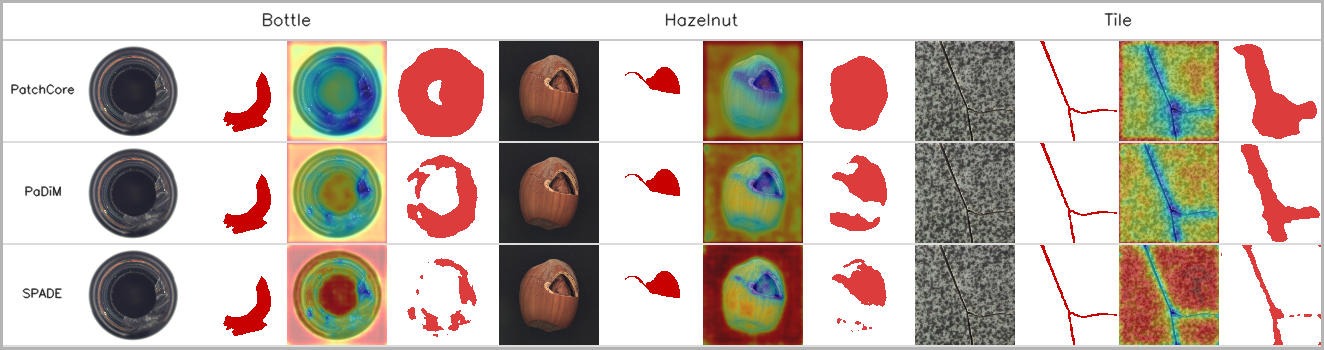
#> input picture resources/vis_examples/anomaly_detection_results.png, 1324 x 350 px, given in place of 000.png, which was not available
$ python gen_vis_examples.py
#> lines starting #> are read from the running program, lines starting #| are printed output that depends on the picture; after the words box and inside, x2 and y2 are one past the last pixel; in counts of white or black regions, pixels touching at a corner belong together; pictures that were not available may be replaced by others from this repository, and a replacement may not be noted
"""Generate paper-style visualization for README."""

import os
import cv2
import numpy as np
from matplotlib import cm

os.environ.pop('MMENGINE_DIST_INFO', None)


# [6 lines left out: function normalize_map, not called in this run]


def apply_jet_gray(norm_map):
    """Apply jet colormap → (H, W, 3) uint8 RGB."""
    return (cm.jet(norm_map)[:, :, :3] * 255).astype(np.uint8)


def make_realistic_anomaly_map(gt_mask, h, w, strength=0.85):
    noise = np.random.rand(h, w).astype(np.float32) * 0.12
    kernel = cv2.getGaussianKernel(41, 12)
    spread = cv2.filter2D(gt_mask.astype(np.float32), -1, kernel * kernel.T)
    spread = spread / (spread.max() + 1e-8)
    amap = noise + spread * strength
    amap += np.random.rand(h, w).astype(np.float32) * 0.06
    return np.clip(amap, 0, 1)


def heatmap_overlay(image, amap, alpha=0.4):
    """Blend jet heatmap on top of image."""
    heatmap = apply_jet_gray(amap)
    vis = image.astype(np.float32) * (1 - alpha) + heatmap.astype(np.float32) * alpha
    return np.clip(vis, 0, 255).astype(np.uint8)


# [35 lines left out: functions add_label, add_row_label, not called in this run]


def load_sample(data_root, category, defect, idx):
    """Load image and GT mask, resize to target size."""
    sz = 256
    if defect == 'good':
        img_path = os.path.join(data_root, category, 'test', 'good', f'{idx:03d}.png')
        image = cv2.imread(img_path)
        image = cv2.resize(image, (sz, sz))
        return image, None

    img_path = os.path.join(data_root, category, 'test', defect, f'{idx:03d}.png')
    gt_path = os.path.join(data_root, category, 'ground_truth', defect, f'{idx:03d}_mask.png')
    image = cv2.imread(img_path)
    gt_mask = cv2.imread(gt_path, cv2.IMREAD_GRAYSCALE)
    image = cv2.resize(image, (sz, sz))
    if gt_mask is not None:
        gt_mask = cv2.resize(gt_mask, (sz, sz))
    return image, gt_mask


def generate_paper_figure(data_root, out_path):
    """Generate a paper-style figure with multiple rows."""
    sz = 256
    pad = 3
    bg = 255
    label_w = 90

    samples = [
        ('bottle', 'broken_large', 0, 'Bottle'),
        ('hazelnut', 'crack', 0, 'Hazelnut'),
        ('tile', 'crack', 0, 'Tile'),
    ]

    col_headers = ['Image', 'Ground Truth', 'Anomaly Map', 'Prediction']

    def make_sep(width, height=2, color=220):
        return np.full((height, width, 3), color, dtype=np.uint8)

    def make_label(text, h, w=label_w):
        bar = np.full((h, w, 3), bg, dtype=np.uint8)
        font = cv2.FONT_HERSHEY_SIMPLEX
        (tw, th), _ = cv2.getTextSize(text, font, 0.5, 1)
        cv2.putText(bar, text, ((w - tw) // 2, h // 2 + th // 2),
                    font, 0.5, (30, 30, 30), 1, cv2.LINE_AA)
        return bar

    def make_col_header(text, w=sz, h=40):
        panel = np.full((h, w, 3), bg, dtype=np.uint8)
        font = cv2.FONT_HERSHEY_SIMPLEX
        (tw, th), _ = cv2.getTextSize(text, font, 0.55, 1)
        cv2.putText(panel, text, ((w - tw) // 2, 28), font, 0.55, (30, 30, 30), 1, cv2.LINE_AA)
        return panel

    def hstack_with_pad(panels, p=pad):
        parts = [panels[0]]
        for pp in panels[1:]:
            parts.append(np.full((panels[0].shape[0], p, 3), bg, dtype=np.uint8))
            parts.append(pp)
        return np.hstack(parts)

    # --- Build figure ---
    total_w = label_w + len(col_headers) * sz + (len(col_headers) - 1) * pad
    rows = []

    # Header row: [empty label | col1 | pad | col2 | pad | col3 | pad | col4]
    empty_label = np.full((40, label_w, 3), bg, dtype=np.uint8)
    header_panels = [make_col_header(h) for h in col_headers]
    header_row = np.hstack([empty_label, hstack_with_pad(header_panels)])
    rows.append(header_row)
    rows.append(make_sep(total_w))

    for cat, defect, idx, label in samples:
        image, gt_mask = load_sample(data_root, cat, defect, idx)
#> in load_sample, image is the input picture: shape (350, 1324, 3); mean B, G, R 174.8, 184.1, 197.4
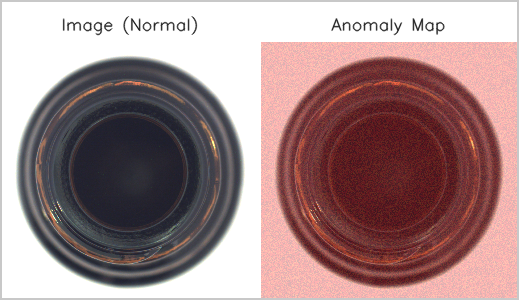
#> input picture resources/vis_examples/normal_sample.png, 519 x 300 px, given in place of 000_mask.png, which was not available
#> in load_sample, `image = cv2.resize(image, (sz, sz))`:
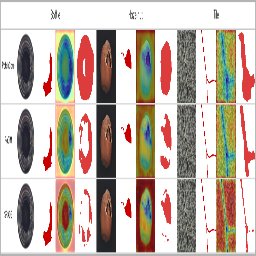
#> image: shape (256, 256, 3); mean B, G, R 174.5, 183.8, 197.1
        amap = make_realistic_anomaly_map(gt_mask, sz, sz)
#> in make_realistic_anomaly_map, `amap += np.random.rand(h, w).astype(np.float32) * 0.06`:
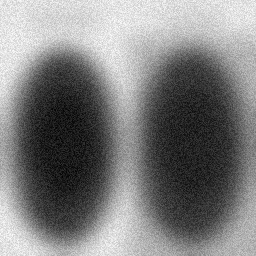
#> amap: shape (256, 256) float32; min 0.129, max 1.02, mean 0.574; drawn with min black and max white

        panel_img = image.copy()

        panel_gt = np.full((sz, sz, 3), bg, dtype=np.uint8)
        if gt_mask is not None:
            panel_gt[gt_mask > 0] = (0, 0, 200)

        panel_heatmap = heatmap_overlay(image, amap, alpha=0.45)
#> in heatmap_overlay, `vis = image.astype(np.float32) * (1 - alpha) + heatmap.astype(np.float..`:
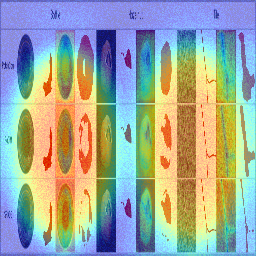
#> vis: shape (256, 256, 3) float32; mean B, G, R 157.3, 168.9, 157.4

        pred_mask = (amap >= 0.5).astype(np.uint8)
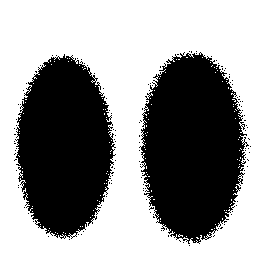
#> pred_mask: shape (256, 256); values 0 (black) and 1 (white), 56.5% white; 132 black regions (130 under 20 px), largest, box (x1, y1, x2, y2) and area: (139, 52, 249, 244) 14958, (15, 54, 116, 239) 13384
        panel_pred = np.full((sz, sz, 3), bg, dtype=np.uint8)
        panel_pred[pred_mask > 0] = (60, 60, 220)

        panels = [panel_img, panel_gt, panel_heatmap, panel_pred]
        data_row = np.hstack([make_label(label, sz), hstack_with_pad(panels)])
#> call 2 of hstack_with_pad, with p = 3
#> the loop in hstack_with_pad (call 2), `for pp in panels[1:]:` made 3 passes
#> after the loop in hstack_with_pad (call 2), `for pp in panels[1:]:`: parts = 7 items
#> in hstack_with_pad (call 2), `return np.hstack(parts)`:
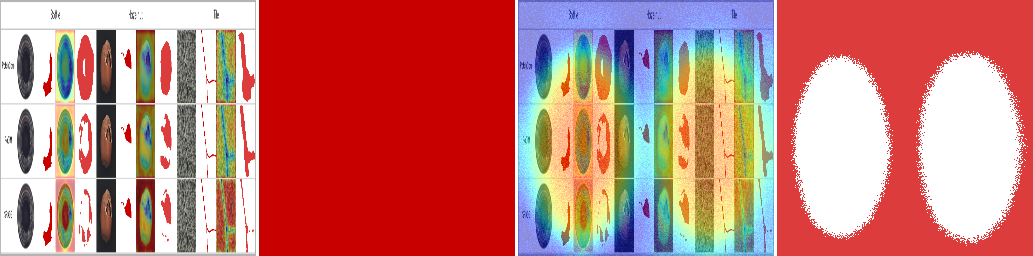
#> returned value: shape (256, 1033, 3); mean of channels 0, 1, 2 120.3, 125.4, 197.9; drawn as B, G, R
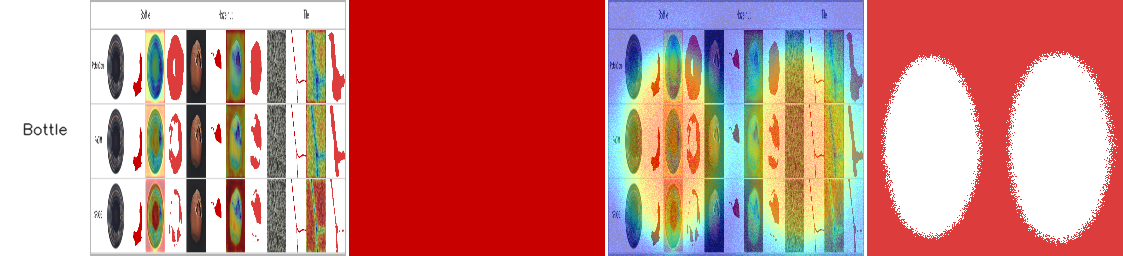
#> data_row: shape (256, 1123, 3); mean of channels 0, 1, 2 130.9, 135.7, 202.3; drawn as B, G, R
        rows.append(data_row)
        rows.append(make_sep(total_w, pad))

    figure = np.vstack(rows)
    figure = cv2.copyMakeBorder(figure, 2, 2, 2, 2, cv2.BORDER_CONSTANT, value=(200, 200, 200))

    os.makedirs(os.path.dirname(out_path), exist_ok=True)
    cv2.imwrite(out_path, figure)
    print(f'Saved: {out_path}  ({figure.shape[1]}x{figure.shape[0]})')


# [33 lines left out: function generate_normal_figure, not called in this run]


if __name__ == '__main__':
    data_root = 'data/mvtec_ad'
    out_dir = 'resources/vis_examples'

#> (the run stopped early here; a loop or call above may not have finished)
